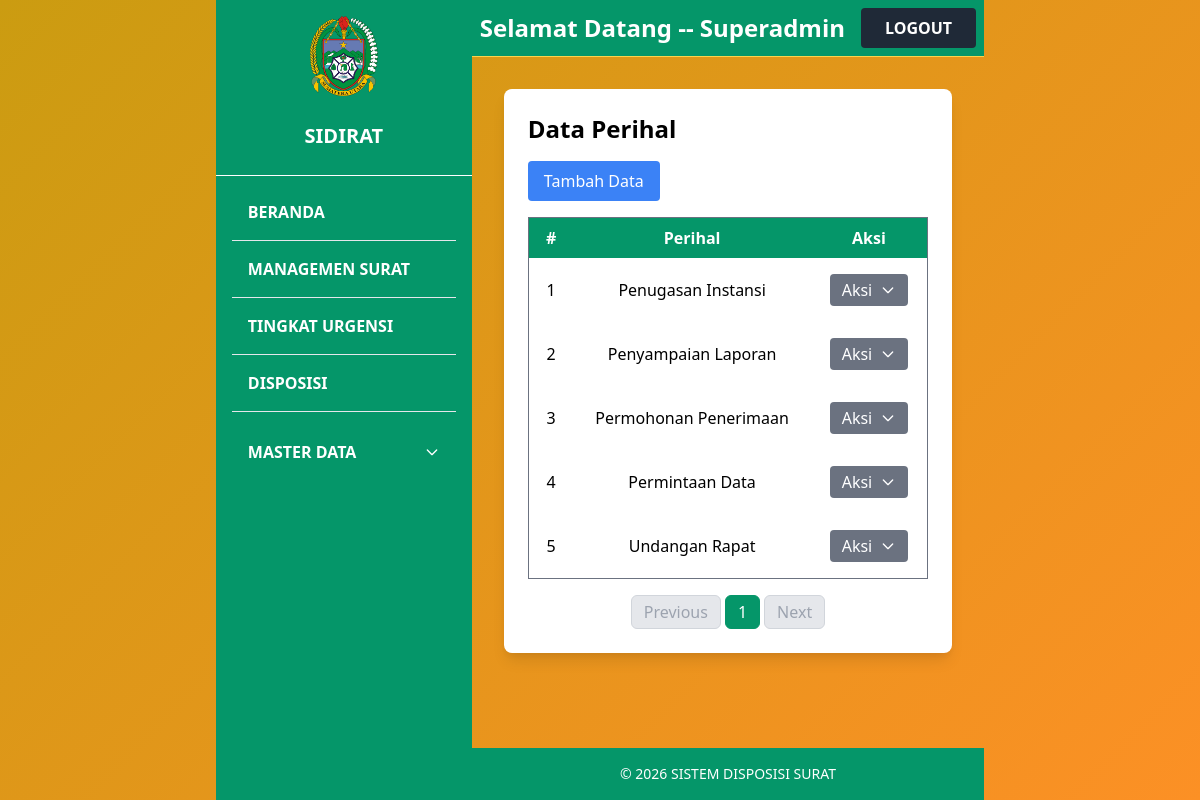
Screenshot of /perihal/ (signed in) with the database file from the repository.
### core/models.py (models this page shows, shortened)
class Perihal(models.Model):
    hal = models.CharField(max_length=100)

### core/views.py (the view)
# urls.py: path('perihal/', views.perihal_index, name='perihal_index'),
@login_required
def perihal_index(request):
    perihals = Perihal.objects.all().order_by('-id')
    paginator = Paginator(perihals, 5)
    page_number = request.GET.get('page')
    page_obj = paginator.get_page(page_number)
    return render(request, 'perihal/index.html', {'page_obj': page_obj})

### spk_surat/context_processors.py (called while the page is built)
def disposisi_notification(request):
    pending_disposisi_count = 0
    is_kabid = False
    if request.user.is_authenticated:
        is_kabid = request.user.groups.filter(name='Kabid').exists()
        surat_dengan_ranking = Hasil.objects.values_list('surat_id', flat=True)
        pending_disposisi_count = Surat.objects.filter(
            id__in=surat_dengan_ranking
        ).filter(
            Q(disposisi__isnull=True) |
            Q(disposisi__tujuan__isnull=True) |
            Q(disposisi__tujuan='')
        ).distinct().count()
    return {
        'pending_disposisi_count': pending_disposisi_count,
        'is_user_kabid': is_kabid,
    }

### templates/perihal/index.html (shortened to what this page needs)
{% extends 'base.html' %}
{% block content %}
<div class="bg-white shadow-lg rounded-lg p-6">
  <div class="flex justify-between space-x-2 mb-4">
    <h2 class="text-2xl font-bold text-black">Data Perihal</h2>
  </div>
    <div class="flex justify-between space-x-2 mb-4">
        <a href="{% url 'perihal_tambah' %}" class="bg-blue-500 hover:bg-blue-600 text-white px-4 py-2 rounded">Tambah Data</a>
    </div>
    <table class="w-full border border-gray-500 border-collapse">
        <thead class="text-center">
        <tr class="bg-green-600 text-white">
            <th class="py-2 px-4 text-center">#</th>
            <th class="py-2 px-4 text-center">Perihal</th>
            <th class="py-2 px-4 text-center">Aksi</th>
        </tr>
        </thead>
        <tbody>
            {% for perihal in page_obj %}
            <tr>
                <td class="text-center py-2 px-4">{{ forloop.counter }}</td>
                <td class="text-center py-2 px-4">{{ perihal.hal }}</td>
                <td class="text-center py-4 px-4">
                  <div x-data="{ open: false }" class="relative inline-block text-left">
                  <button @click="open = !open"
                          class="bg-gray-500 hover:bg-gray-600 text-white py-1 px-3 rounded inline-flex items-center">
                    Aksi
                    <svg class="w-4 h-4 ml-2" fill="none" stroke="currentColor" viewBox="0 0 24 24">
                      <path stroke-linecap="round" stroke-linejoin="round" stroke-width="2"
                            d="M19 9l-7 7-7-7"/>
                    </svg>
                  </button>
                  </div>
                </td>
            </tr>
            {% endfor %}
        </tbody>
    </table>
<div class="flex justify-center mt-4">
  <nav class="inline-flex space-x-1">
    {% if page_obj.has_previous %}
      <a href="?page={{ page_obj.previous_page_number }}"
         class="px-3 py-1 rounded-md border border-gray-300 bg-white text-gray-700 hover:bg-gray-100">
        Previous
      </a>
    {% else %}
      <span class="px-3 py-1 rounded-md border border-gray-300 bg-gray-200 text-gray-400 cursor-not-allowed">
        Previous
      </span>
    {% endif %}
    {% for num in page_obj.paginator.page_range %}
      {% if page_obj.number == num %}
        <span class="px-3 py-1 rounded-md border border-green-600 bg-green-600 text-white">
          {{ num }}
        </span>
      {% else %}
        <a href="?page={{ num }}"
           class="px-3 py-1 rounded-md border border-gray-300 bg-white text-gray-700 hover:bg-gray-100">
          {{ num }}
        </a>
      {% endif %}
    {% endfor %}
    {% if page_obj.has_next %}
      <a href="?page={{ page_obj.next_page_number }}"
         class="px-3 py-1 rounded-md border border-gray-300 bg-white text-gray-700 hover:bg-gray-100">
        Next
      </a>
    {% else %}
      <span class="px-3 py-1 rounded-md border border-gray-300 bg-gray-200 text-gray-400 cursor-not-allowed">
        Next
      </span>
    {% endif %}
  </nav>
</div>
</div>
{% endblock %}

### templates/base.html (shortened to what this page needs)
{% load group_filters %}
{% load static %}
{% load disposisi_filters %}
<!DOCTYPE html>
<html lang="id">
<head>
  <link href="https://cdn.jsdelivr.net/npm/tailwindcss@2.2.19/dist/tailwind.min.css" rel="stylesheet">
  <link rel="stylesheet" href="{% static 'css/style.css' %}">
  <link href="https://cdn.jsdelivr.net/npm/select2@4.1.0-rc.0/dist/css/select2.min.css" rel="stylesheet">
</head>
<body class="bg-yellow-50 font-sans">
  <div class="flex min-h-screen">
    <aside class="w-64 bg-green-600 text-white flex flex-col justify-between">
      <div class="h-25 flex items-center justify-center text-xl pt-4">
          <img src="{% static 'img/pemprovsu.png' %}" alt="Logo" class="h-20 w-auto object-contain">
      </div>
      <div class="h-20 flex items-center justify-center text-center px-2 text-xl font-bold border-b border-white">SIDIRAT</div>
      <nav class="flex-1 p-4 space-y-2">
          <a href="{% url 'beranda' %}" class="block py-2 px-4 hover:bg-white rounded hover:text-yellow-700 font-semibold">BERANDA</a>
          <hr>
          <a href="{% url 'surat_list' %}" class="block py-2 px-4 hover:bg-white rounded hover:text-yellow-700 font-semibold">MANAGEMEN SURAT</a>
          <hr>
          <a href="{% url 'hasil' %}" class="block py-2 px-4 hover:bg-white rounded hover:text-yellow-700 font-semibold">
          TINGKAT URGENSI
          </a>
          <hr>
          <a href="{% url 'disposisi_index' %}" class="block py-2 px-4 hover:bg-white rounded hover:text-yellow-700 font-semibold">DISPOSISI</a>
          {% if user.is_superuser %}
          <hr>
          <div x-data="{ open: false }" class="px-2 py-2">
            <button @click="open = !open" class="w-full flex justify-between items-center py-3 px-2 rounded">
              <span class="font-semibold">MASTER DATA</span>
              <svg :class="{'rotate-180': open}" class="w-4 h-4 transform transition-transform" fill="none" stroke="currentColor" viewBox="0 0 24 24">
                <path stroke-linecap="round" stroke-linejoin="round" stroke-width="2" d="M19 9l-7 7-7-7"/>
              </svg>
            </button>
          </div>
          {% endif %}
        </nav>
    </aside>
    <div class="flex flex-col flex-1">
      <nav class="w-full bg-green-600 p-2 flex justify-between items-center border-b border-yellow-300">
  <div class="flex items-center space-x-4">
    <span class="text-white font-semibold text-2xl">
      Selamat Datang -- {{ user.username }}
    </span>
    <form action="{% url 'logout' %}" method="post">
      <button type="submit" class="bg-gray-800 hover:bg-gray-700 text-white font-bold py-2 px-6 rounded">
        LOGOUT
      </button>
    </form>
  </div>
</nav>
      <main class="flex-1 p-8">
      {% block content %}{% endblock %}
      </main>
    <footer class="bg-green-600 text-white py-4">
    <div class="container mx-auto flex flex-col md:flex-row justify-center items-center px-6">
      <p class="text-sm">&copy; 2026 SISTEM DISPOSISI SURAT</p>
    </div>
    </footer>
    </div>
  </div>
</body>
</html>

### media/static/style.css (style rules this page uses)
body { margin: 0; height: 100vh; display: flex; align-items: center; justify-content: center; background: linear-gradient(135deg, #cb9c11 0%, #fc9025 100%); font-family: Arial, sans-serif; }

### rows the page displays
Perihal: hal "Penugasan Instansi"
Perihal: hal "Penyampaian Laporan"
Perihal: hal "Permohonan Penerimaan"
Perihal: hal "Permintaan Data"
Perihal: hal "Undangan Rapat"

### other values shown
{{ user.username }} "Superadmin"
{{ num }} "1"
